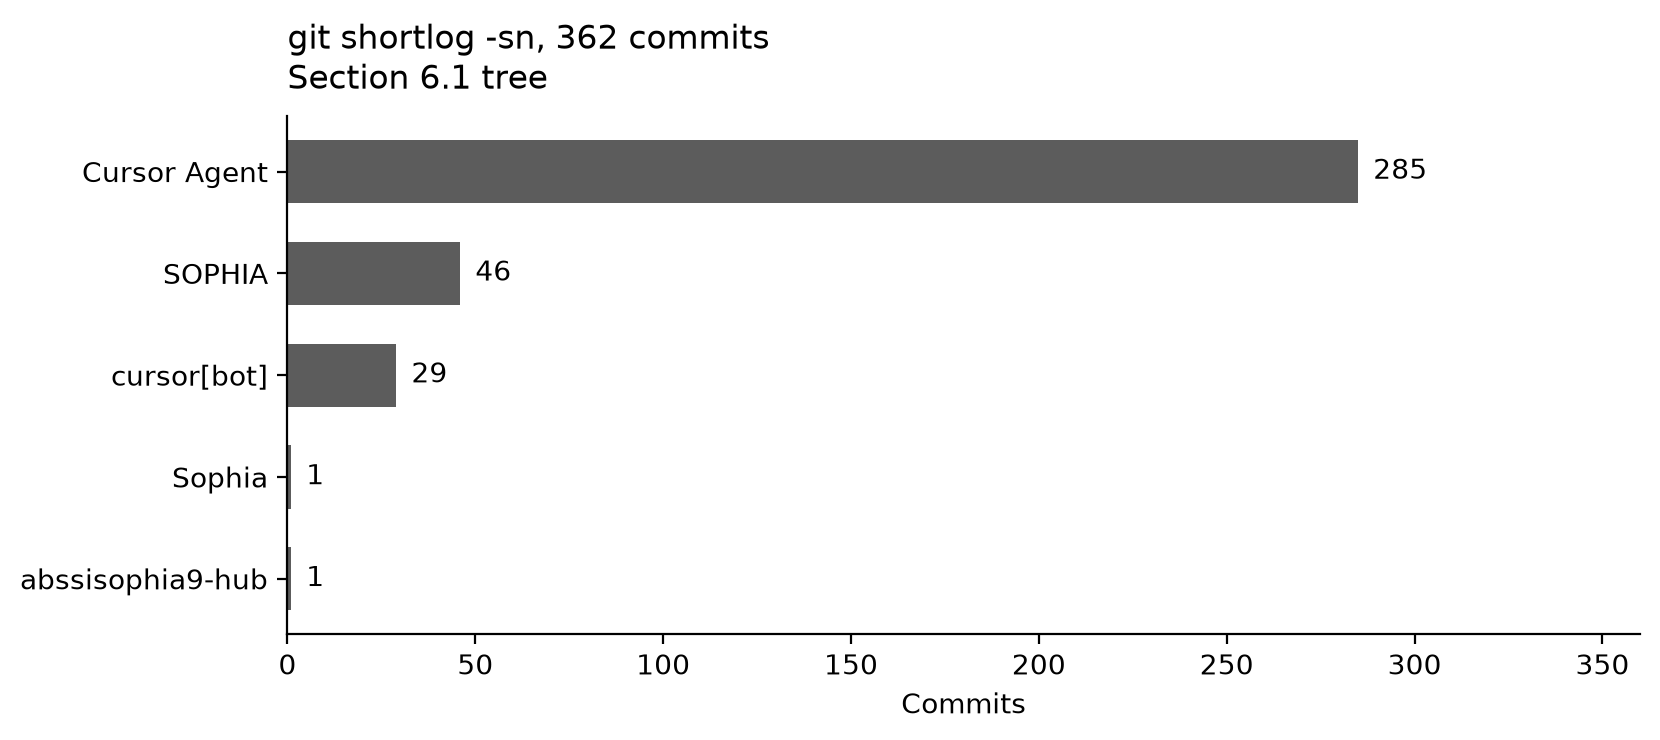

Here is the Python script that generated this plot:
"""Commit counts from the shortlog cited in Section 6.1.

The counts are git shortlog -sn on the 362-commit tree named in that section
(origin/main at the time the section was written): Cursor Agent 285, SOPHIA 46,
cursor[bot] 29, Sophia 1, abssisophia9-hub 1. They are not a fresh count of the
documentation commits on this branch.
"""

from __future__ import annotations

from pathlib import Path

import matplotlib.pyplot as plt

OUT = Path(__file__).resolve().parent / "figure5_git_contributions.png"

COUNTS = [
    ("Cursor Agent", 285),
    ("SOPHIA", 46),
    ("cursor[bot]", 29),
    ("Sophia", 1),
    ("abssisophia9-hub", 1),
]


def main() -> None:
    if sum(count for _, count in COUNTS) != 362:
        raise SystemExit("counts must sum to the 362 commits named in Section 6.1")
    labels = [name for name, _ in COUNTS][::-1]
    values = [count for _, count in COUNTS][::-1]
    fig, ax = plt.subplots(figsize=(8.4, 3.8), dpi=200)
    fig.patch.set_facecolor("white")
    ax.set_facecolor("white")
    bars = ax.barh(labels, values, color="#5C5C5C", height=0.62, zorder=2)
    for bar, value in zip(bars, values):
        ax.text(
            bar.get_width() + 4,
            bar.get_y() + bar.get_height() / 2,
            str(value),
            va="center",
            ha="left",
            color="#000000",
            fontsize=10,
        )
    ax.set_xlim(0, 360)
    ax.set_xlabel("Commits", fontsize=10, color="#000000")
    ax.set_title(
        "git shortlog -sn, 362 commits\nSection 6.1 tree",
        fontsize=12,
        color="#000000",
        loc="left",
        pad=10,
    )
    for spine in ("top", "right"):
        ax.spines[spine].set_visible(False)
    ax.spines["left"].set_color("#000000")
    ax.spines["bottom"].set_color("#000000")
    ax.tick_params(colors="#000000")
    fig.tight_layout()
    fig.savefig(OUT, bbox_inches="tight", facecolor="white")
    print(f"wrote {OUT}")


if __name__ == "__main__":
    main()
